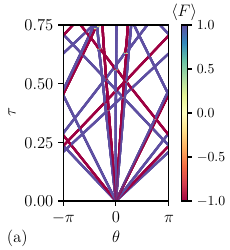

The Python source for this figure:
import numpy as np
import scipy.sparse as sp
from matplotlib import rc
rc('text', usetex=True)
import matplotlib.pyplot as plt
import matplotlib.colors as colors

# parameters
L = 6
start = 0.0
end = 0.75
res = 750

taul = np.linspace(start, end, res)

data = np.load("data_colored.npz")
angles_full = data["angles_full"]
spin_flip = data["spin_flip"]

plt.figure(1, figsize=(2.3, 2.5), constrained_layout=True)

cmap = "Spectral"
for i, tau in enumerate(taul):
    scat = plt.scatter(angles_full[i, :], np.full_like(angles_full[i, :], tau), c=spin_flip[i, :], s=0.5, marker="o",
                cmap=cmap, vmin=-1, vmax=1)

ax = plt.gca()
cb = plt.colorbar(scat, ax=ax, pad=0.075, orientation="vertical", aspect=30, ticks=[-1.0, -0.5, 0., 0.5, 1.0])
cb.ax.tick_params(labelsize=10)
cb.ax.set_title(r"$\langle F \rangle $", fontsize=12)

plt.grid(False)
plt.xlabel(r"$\theta$", fontsize=12)
plt.ylabel(r"$\tau$", fontsize=12)

plt.xticks([-np.pi, 0, np.pi],
           [r"$-\pi$", r"$0$", r"$\pi$"], fontsize=12)
plt.yticks([0.0, 0.25, 0.5, 0.75], fontsize=12)

plt.xlim(-np.pi, np.pi)
plt.ylim(0., 0.75)

plt.gcf().text(0.03, 0.03, r"$(\mathrm{a})$", fontsize=12)

plt.savefig("Fig13a.pdf", format="pdf")
# plt.show()
